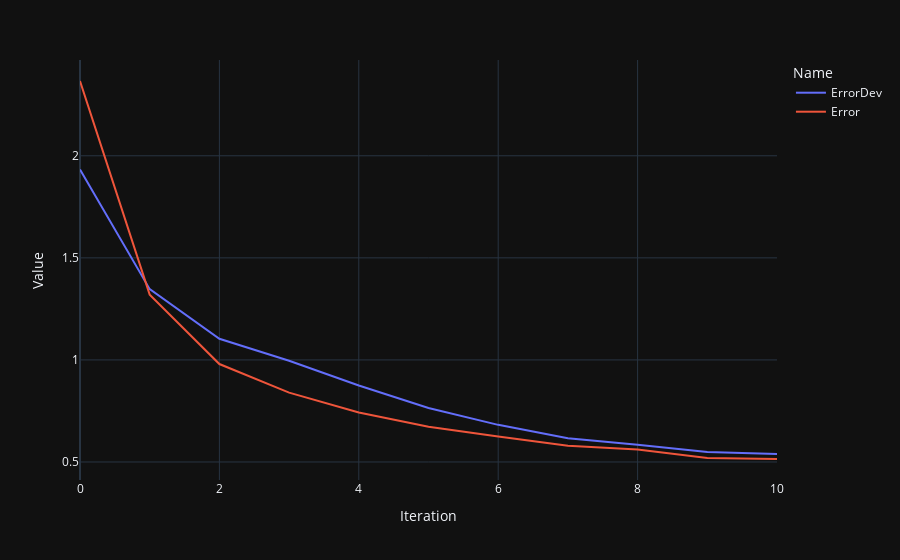

The notebook cell this image was saved under:
### Code cell
px.line(model_BN.trainingData, x='Iteration', y='Value', color='Name')

### Figure 1 — Plotly figure (JSON) as saved in the notebook; plotly's stock layout.template omitted (floating-point values rounded to 4 significant figures)
{"data": [{"hovertemplate": "Name=ErrorDev<br>Iteration=%{x}<br>Value=%{y}<extra></extra>", "legendgroup": "ErrorDev", "line": {"color": "#636efa", "dash": "solid"}, "marker": {"symbol": "circle"}, "mode": "lines", "name": "ErrorDev", "orientation": "v", "showlegend": true, "x": [0, 1, 2, 3, 4, 5, 6, 7, 8, 9, 10], "xaxis": "x", "y": [1.933, 1.347, 1.103, 0.996, 0.8749, 0.7645, 0.6819, 0.6161, 0.5851, 0.5488, 0.5386], "yaxis": "y", "type": "scatter"}, {"hovertemplate": "Name=Error<br>Iteration=%{x}<br>Value=%{y}<extra></extra>", "legendgroup": "Error", "line": {"color": "#EF553B", "dash": "solid"}, "marker": {"symbol": "circle"}, "mode": "lines", "name": "Error", "orientation": "v", "showlegend": true, "x": [0, 1, 2, 3, 4, 5, 6, 7, 8, 9, 10], "xaxis": "x", "y": [2.366, 1.32, 0.9798, 0.8398, 0.7422, 0.6726, 0.6251, 0.5801, 0.561, 0.5191, 0.5147], "yaxis": "y", "type": "scatter"}], "layout": {"xaxis": {"anchor": "y", "domain": [0.0, 1.0], "title": {"text": "Iteration"}}, "yaxis": {"anchor": "x", "domain": [0.0, 1.0], "title": {"text": "Value"}}, "legend": {"title": {"text": "Name"}, "tracegroupgap": 0}, "margin": {"t": 60}}}
